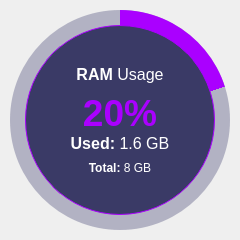
           <widget class="QFrame" name="circularProgressBar_Main_3">
            <property name="sizePolicy">
             <sizepolicy hsizetype="Fixed" vsizetype="Fixed">
              <horstretch>0</horstretch>
              <verstretch>0</verstretch>
             </sizepolicy>
            </property>
            <property name="minimumSize">
             <size>
              <width>240</width>
              <height>240</height>
             </size>
            </property>
            <property name="maximumSize">
             <size>
              <width>240</width>
              <height>240</height>
             </size>
            </property>
            <property name="styleSheet">
             <string notr="true">background-color:none;</string>
            </property>
            <property name="frameShape">
             <enum>QFrame::NoFrame</enum>
            </property>
            <property name="frameShadow">
             <enum>QFrame::Raised</enum>
            </property>
            <widget class="QFrame" name="circularProgress_RAM">
             <property name="geometry">
              <rect>
               <x>10</x>
               <y>10</y>
               <width>220</width>
               <height>220</height>
              </rect>
             </property>
             <property name="sizePolicy">
              <sizepolicy hsizetype="Fixed" vsizetype="Fixed">
               <horstretch>0</horstretch>
               <verstretch>0</verstretch>
              </sizepolicy>
             </property>
             <property name="minimumSize">
              <size>
               <width>220</width>
               <height>220</height>
              </size>
             </property>
             <property name="maximumSize">
              <size>
               <width>220</width>
               <height>220</height>
              </size>
             </property>
             <property name="styleSheet">
              <string notr="true">QFrame{
	border-radius: 110px;	
	background-color: qconicalgradient(cx:0.5, cy:0.5, angle:90, stop:0.799 rgba(255, 0, 127, 0), stop:0.800 rgba(170, 0, 255, 255));
}
</string>
             </property>
             <property name="frameShape">
              <enum>QFrame::StyledPanel</enum>
             </property>
             <property name="frameShadow">
              <enum>QFrame::Raised</enum>
             </property>
            </widget>
            <widget class="QFrame" name="circularBg_RAM">
             <property name="geometry">
              <rect>
               <x>10</x>
               <y>10</y>
               <width>220</width>
               <height>220</height>
              </rect>
             </property>
             <property name="sizePolicy">
              <sizepolicy hsizetype="Fixed" vsizetype="Fixed">
               <horstretch>0</horstretch>
               <verstretch>0</verstretch>
              </sizepolicy>
             </property>
             <property name="minimumSize">
              <size>
               <width>220</width>
               <height>220</height>
              </size>
             </property>
             <property name="maximumSize">
              <size>
               <width>220</width>
               <height>220</height>
              </size>
             </property>
             <property name="styleSheet">
              <string notr="true">QFrame{
	border-radius: 110px;	
	background-color: rgba(85, 85, 127, 100);
}</string>
             </property>
             <property name="frameShape">
              <enum>QFrame::StyledPanel</enum>
             </property>
             <property name="frameShadow">
              <enum>QFrame::Raised</enum>
             </property>
            </widget>
            <widget class="QFrame" name="circularContainer_RAM">
             <property name="geometry">
              <rect>
               <x>25</x>
               <y>25</y>
               <width>190</width>
               <height>190</height>
              </rect>
             </property>
             <property name="sizePolicy">
              <sizepolicy hsizetype="Fixed" vsizetype="Fixed">
               <horstretch>0</horstretch>
               <verstretch>0</verstretch>
              </sizepolicy>
             </property>
             <property name="minimumSize">
              <size>
               <width>190</width>
               <height>190</height>
              </size>
             </property>
             <property name="maximumSize">
              <size>
               <width>190</width>
               <height>190</height>
              </size>
             </property>
             <property name="styleSheet">
              <string notr="true">QFrame{
	border-radius: 95px;	
	background-color: rgba(58, 58, 102,255);
	border: 1px solid rgba(170,0, 255, 255);
}</string>
             </property>
             <property name="frameShape">
              <enum>QFrame::StyledPanel</enum>
             </property>
             <property name="frameShadow">
              <enum>QFrame::Raised</enum>
             </property>
             <widget class="QFrame" name="container_layout_ram">
              <property name="geometry">
               <rect>
                <x>30</x>
                <y>30</y>
                <width>130</width>
                <height>130</height>
               </rect>
              </property>
              <property name="minimumSize">
               <size>
                <width>130</width>
                <height>130</height>
               </size>
              </property>
              <property name="maximumSize">
               <size>
                <width>130</width>
                <height>130</height>
               </size>
              </property>
              <property name="styleSheet">
               <string notr="true">border:none;</string>
              </property>
              <layout class="QVBoxLayout" name="verticalLayout_6">
               <item>
                <widget class="QLabel" name="title_label_ram">
                 <property name="sizePolicy">
                  <sizepolicy hsizetype="Preferred" vsizetype="Preferred">
                   <horstretch>0</horstretch>
                   <verstretch>0</verstretch>
                  </sizepolicy>
                 </property>
                 <property name="minimumSize">
                  <size>
                   <width>0</width>
                   <height>22</height>
                  </size>
                 </property>
                 <property name="maximumSize">
                  <size>
                   <width>16777215</width>
                   <height>22</height>
                  </size>
                 </property>
                 <property name="font">
                  <font>
                   <family>Segoe UI</family>
                   <pointsize>12</pointsize>
                  </font>
                 </property>
                 <property name="styleSheet">
                  <string notr="true">color: rgb(255, 255, 255);</string>
                 </property>
                 <property name="text">
                  <string>&lt;html&gt;&lt;head/&gt;&lt;body&gt;&lt;p&gt;&lt;span style=&quot; font-weight:600;&quot;&gt;RAM&lt;/span&gt; Usage&lt;/p&gt;&lt;/body&gt;&lt;/html&gt;</string>
                 </property>
                 <property name="scaledContents">
                  <bool>true</bool>
                 </property>
                 <property name="alignment">
                  <set>Qt::AlignCenter</set>
                 </property>
                </widget>
               </item>
               <item>
                <widget class="QLabel" name="usage_label_ram">
                 <property name="minimumSize">
                  <size>
                   <width>0</width>
                   <height>40</height>
                  </size>
                 </property>
                 <property name="maximumSize">
                  <size>
                   <width>16777215</width>
                   <height>40</height>
                  </size>
                 </property>
                 <property name="font">
                  <font>
                   <family>MS Sans Serif</family>
                   <pointsize>28</pointsize>
                   <weight>75</weight>
                   <bold>true</bold>
                  </font>
                 </property>
                 <property name="styleSheet">
                  <string notr="true">color: rgba(170, 0, 255, 255);</string>
                 </property>
                 <property name="text">
                  <string>&lt;html&gt;&lt;head/&gt;&lt;body&gt;&lt;b&gt;20%&lt;/b&gt;&lt;/body&gt;&lt;/html&gt;</string>
                 </property>
                 <property name="alignment">
                  <set>Qt::AlignCenter</set>
                 </property>
                </widget>
               </item>
               <item>
                <widget class="QLabel" name="usedSize_label_ram">
                 <property name="minimumSize">
                  <size>
                   <width>0</width>
                   <height>22</height>
                  </size>
                 </property>
                 <property name="maximumSize">
                  <size>
                   <width>16777215</width>
                   <height>22</height>
                  </size>
                 </property>
                 <property name="font">
                  <font>
                   <family>Segoe UI</family>
                   <pointsize>12</pointsize>
                  </font>
                 </property>
                 <property name="styleSheet">
                  <string notr="true">color:#ffffff;</string>
                 </property>
                 <property name="text">
                  <string>&lt;html&gt;&lt;head/&gt;&lt;body&gt;&lt;p&gt;&lt;span style=&quot; font-weight:600;&quot;&gt;Used:&lt;/span&gt; 1.6 GB&lt;/p&gt;&lt;/body&gt;&lt;/html&gt;</string>
                 </property>
                 <property name="alignment">
                  <set>Qt::AlignCenter</set>
                 </property>
                </widget>
               </item>
               <item>
                <widget class="QLabel" name="totalSize_label_ram">
                 <property name="minimumSize">
                  <size>
                   <width>0</width>
                   <height>15</height>
                  </size>
                 </property>
                 <property name="maximumSize">
                  <size>
                   <width>16777215</width>
                   <height>15</height>
                  </size>
                 </property>
                 <property name="font">
                  <font>
                   <family>Segoe UI</family>
                   <pointsize>9</pointsize>
                  </font>
                 </property>
                 <property name="styleSheet">
                  <string notr="true">color: #ffffff;</string>
                 </property>
                 <property name="text">
                  <string>&lt;html&gt;&lt;head/&gt;&lt;body&gt;&lt;p&gt;&lt;span style=&quot; font-weight:600;&quot;&gt;Total:&lt;/span&gt; 8 GB&lt;/p&gt;&lt;/body&gt;&lt;/html&gt;</string>
                 </property>
                 <property name="alignment">
                  <set>Qt::AlignCenter</set>
                 </property>
                </widget>
               </item>
              </layout>
             </widget>
            </widget>
            <zorder>circularBg_RAM</zorder>
            <zorder>circularProgress_RAM</zorder>
            <zorder>circularContainer_RAM</zorder>
           </widget>
